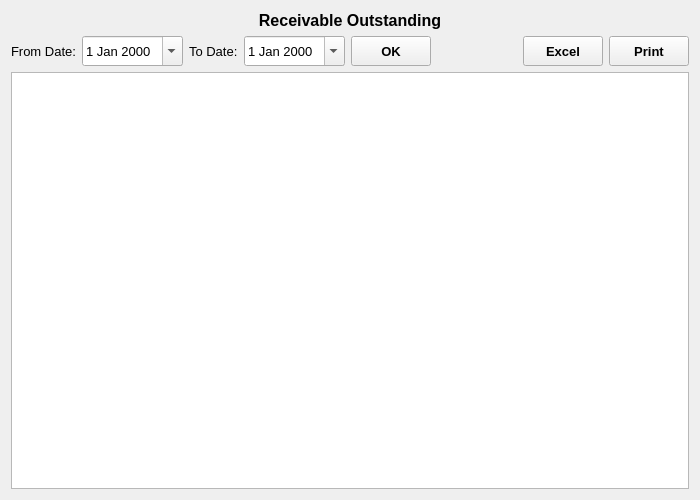
<?xml version="1.0" encoding="UTF-8"?>
<ui version="4.0">
 <class>ReceivableOutstanding</class>
 <widget class="QWidget" name="ReceivableOutstanding">
  <property name="geometry">
   <rect>
    <x>0</x>
    <y>0</y>
    <width>700</width>
    <height>500</height>
   </rect>
  </property>
  <property name="font">
   <font>
    <family>Microsoft YaHei UI</family>
    <pointsize>10</pointsize>
   </font>
  </property>
  <property name="windowTitle">
   <string>Form</string>
  </property>
  <layout class="QVBoxLayout" name="verticalLayout">
   <item>
    <widget class="QLabel" name="label">
     <property name="font">
      <font>
       <pointsize>12</pointsize>
       <weight>75</weight>
       <bold>true</bold>
      </font>
     </property>
     <property name="text">
      <string>Receivable Outstanding</string>
     </property>
     <property name="alignment">
      <set>Qt::AlignCenter</set>
     </property>
    </widget>
   </item>
   <item>
    <layout class="QHBoxLayout" name="horizontalLayout" stretch="0,0,0,0,0,0,0,0">
     <item>
      <widget class="QLabel" name="fromDateLabel">
       <property name="text">
        <string>From Date:</string>
       </property>
      </widget>
     </item>
     <item>
      <widget class="QDateEdit" name="fromDateDateEdit">
       <property name="minimumSize">
        <size>
         <width>0</width>
         <height>30</height>
        </size>
       </property>
       <property name="calendarPopup">
        <bool>true</bool>
       </property>
      </widget>
     </item>
     <item>
      <widget class="QLabel" name="toDateLabel">
       <property name="text">
        <string>To Date:</string>
       </property>
      </widget>
     </item>
     <item>
      <widget class="QDateEdit" name="toDateDateEdit">
       <property name="minimumSize">
        <size>
         <width>0</width>
         <height>30</height>
        </size>
       </property>
       <property name="calendarPopup">
        <bool>true</bool>
       </property>
      </widget>
     </item>
     <item>
      <widget class="QToolButton" name="OKButton">
       <property name="minimumSize">
        <size>
         <width>80</width>
         <height>30</height>
        </size>
       </property>
       <property name="font">
        <font>
         <weight>75</weight>
         <bold>true</bold>
        </font>
       </property>
       <property name="text">
        <string>OK</string>
       </property>
      </widget>
     </item>
     <item>
      <spacer name="horizontalSpacer">
       <property name="orientation">
        <enum>Qt::Horizontal</enum>
       </property>
       <property name="sizeHint" stdset="0">
        <size>
         <width>40</width>
         <height>20</height>
        </size>
       </property>
      </spacer>
     </item>
     <item>
      <widget class="QToolButton" name="excelButton">
       <property name="minimumSize">
        <size>
         <width>80</width>
         <height>30</height>
        </size>
       </property>
       <property name="font">
        <font>
         <weight>75</weight>
         <bold>true</bold>
        </font>
       </property>
       <property name="text">
        <string>Excel</string>
       </property>
      </widget>
     </item>
     <item>
      <widget class="QToolButton" name="printButton">
       <property name="minimumSize">
        <size>
         <width>80</width>
         <height>30</height>
        </size>
       </property>
       <property name="font">
        <font>
         <weight>75</weight>
         <bold>true</bold>
        </font>
       </property>
       <property name="text">
        <string>Print</string>
       </property>
      </widget>
     </item>
    </layout>
   </item>
   <item>
    <widget class="QTableView" name="tableView">
     <property name="font">
      <font>
       <pointsize>12</pointsize>
      </font>
     </property>
     <property name="alternatingRowColors">
      <bool>true</bool>
     </property>
    </widget>
   </item>
  </layout>
 </widget>
 <resources/>
 <connections/>
</ui>
